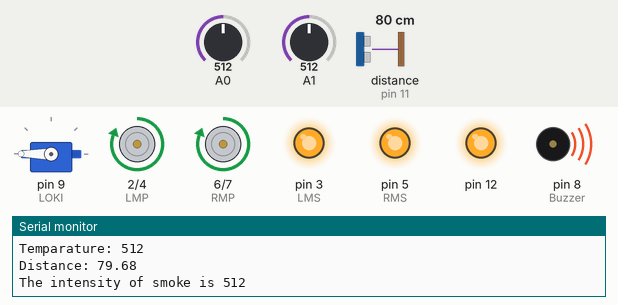
The sketch below on a simulated Arduino Uno, built with avr-gcc and run on an emulated ATmega328P. On the bench: servo, motor-driver pin pairs drawn as motors (green arrow = first pin HIGH = forward, orange = second pin HIGH = backward, longer = more drive), output pins drawn as LEDs (lit = HIGH), buzzer (waves = sounding, pin HIGH), the last lines printed to the serial monitor. Wiring (inferred from the names in the program): ultrasonic range finder: trigger pin 10; echo pin 11. The test bench sets the inputs (shaded band); at power-on: distance to the obstacle (sensor on pin 11) 80 cm, A0 = 512, A1 = 512. The echo pulse lasts 58.3 µs per cm; pins used as bus, display or sensor lines are not drawn.

Above: at 1.2 s.
1.3 s: distance to the obstacle (sensor on pin 11) set to 54 cm
2.8 s: distance to the obstacle (sensor on pin 11) set to 48 cm
At 4.1 s:
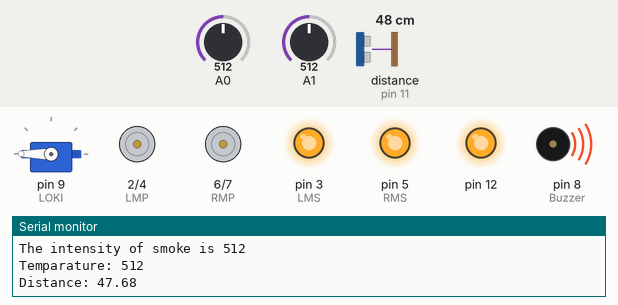
At 5.3 s:
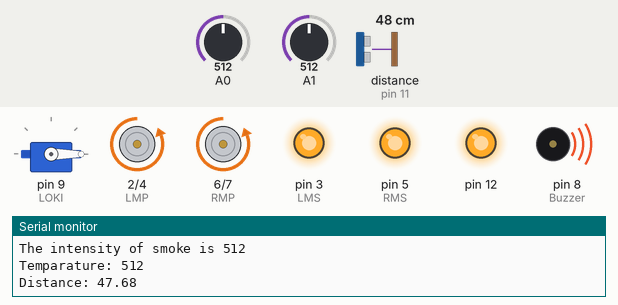
5.8 s: distance to the obstacle (sensor on pin 11) set to 60 cm
At 8.6 s:
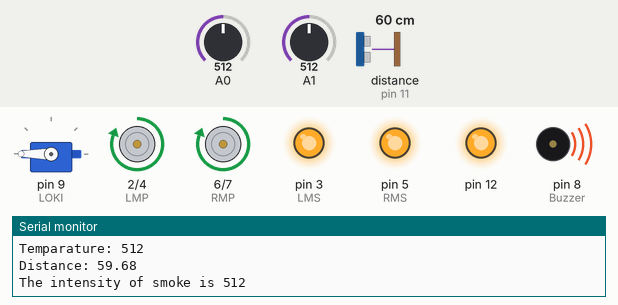
8.8 s: A0 set to 992
10.3 s: A0 set to 1017
11.8 s: distance to the obstacle (sensor on pin 11) set to 2 cm
At 15.3 s:
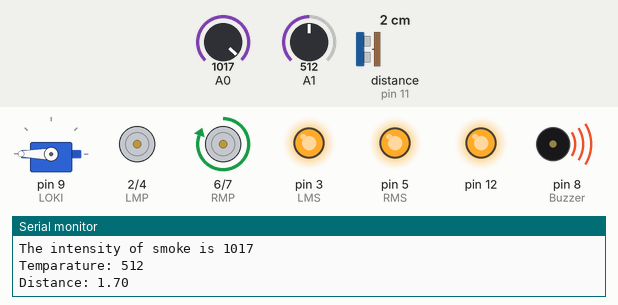
Timing chart, 0 to 15.8 s (numbered marks = the images above; inputs shaded):
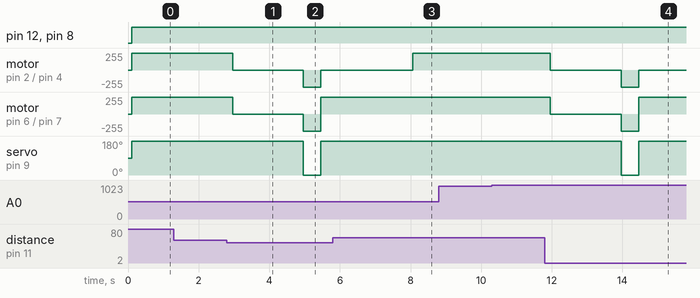

Measured:
- the behaviour switches between 51 and 50 cm on distance to the obstacle (sensor on pin 11) (found by bisection; images 0 and 1)
- after the input at 2.8 s, motor on pin 2 (LMP) / pin 4 (LMN): forward 255/255 → stopped after 0.16 s, → backward 255/255 2.0 s later, → stopped 0.50 s later; motor on pin 6 (RMP) / pin 7 (RMN): forward 255/255 → stopped after 0.16 s, → backward 255/255 2.0 s later, → forward 255/255 0.50 s later
- after the input at 5.8 s, motor on pin 2 (LMP) / pin 4 (LMN): stopped → forward 255/255 after 2.3 s; motor on pin 6 (RMP) / pin 7 (RMN): stays forward 255/255 (without the input it goes to stopped after 2.3 s)
- after the input at 11.8 s, motor on pin 2 (LMP) / pin 4 (LMN): forward 255/255 → stopped after 0.16 s, → backward 255/255 2.0 s later, → stopped 0.50 s later; motor on pin 6 (RMP) / pin 7 (RMN): forward 255/255 → stopped after 0.16 s, → backward 255/255 2.0 s later, → forward 255/255 0.50 s later

The sketch:

autonomous_firefighting_amg_g63_6x61.ino
```cpp
#include <Servo.h>
#define RMS 5    //RMS - RIGHT MOTOR SPEED
#define RMP 6    //RMP - RIGHT MOTOR POSITIVE
#define RMN 7    //RMS - RIGHT MOTOR NEGATIVE
#define LMS 3    //LMS - LEFT MOTOR SPEED
#define LMP 2    //LMP - LEFT MOTOR POSITIVE
#define LMN 4    //LMN - LEFT MOTOR NEGATIVE
#define Buzzer 8


const int trigPin = 10;
const int echoPin = 11;

float duration, distance;
Servo LOKI;
void setup() {
  pinMode(trigPin, OUTPUT);
  pinMode(echoPin, INPUT);
  LOKI.attach(9);
  pinMode(RMS, OUTPUT);
  pinMode(RMP, OUTPUT);
  pinMode(RMN, OUTPUT);
  pinMode(LMS, OUTPUT);
  pinMode(LMP, OUTPUT);
  pinMode(LMN, OUTPUT);
  pinMode(A0,INPUT);
  pinMode(A1,INPUT);
  pinMode(8,OUTPUT);
  pinMode(12,OUTPUT);
  digitalWrite(RMS, HIGH);
  digitalWrite(LMS, HIGH);

  Serial.begin(9600);
}

void loop() {
  sense();
  if(distance>50)
  {
     forward();
     LOKI.write(180);
  }
  else
  {
      stops();
      delay(2000);
      LOKI.write(0);
      backward();
      delay(500);
      LOKI.write(180);
      left();
      delay(2500);
      LOKI.write(180);
  }

  int smoke = analogRead(A0);
  int temp = analogRead(A1);

  Serial.print("The intensity of smoke is ");
  Serial.println(smoke);
  Serial.print("Temparature: ");
  Serial.println(temp);

  if(smoke>360 || temp>240)
  {
    digitalWrite(Buzzer,HIGH);
    digitalWrite(12,HIGH);
  }

  else
  {
    digitalWrite(Buzzer, LOW);
    digitalWrite(12, LOW);
  }
}

void sense() {
  digitalWrite(trigPin, LOW);
  delayMicroseconds(2);
  digitalWrite(trigPin, HIGH);
  delayMicroseconds(10);
  digitalWrite(trigPin, LOW);

  duration = pulseIn(echoPin, HIGH);
  distance = (duration*.0343)/2;
  Serial.print("Distance: ");
  Serial.println(distance);
  delay(100);
}

void forward()
{
  digitalWrite(RMP, HIGH);
  digitalWrite(RMN, LOW);
  digitalWrite(LMP, HIGH);
  digitalWrite(LMN, LOW);
}

void stops()
{
  digitalWrite(RMP, LOW);
  digitalWrite(RMN, LOW);
  digitalWrite(LMP, LOW);
  digitalWrite(LMN, LOW);
}

void backward()
{
  digitalWrite(RMP, LOW);
  digitalWrite(RMN, HIGH);
  digitalWrite(LMP, LOW);
  digitalWrite(LMN, HIGH);
}

void left()
{
  digitalWrite(RMP, HIGH);
  digitalWrite(RMN, LOW);
  digitalWrite(LMP, LOW);
  digitalWrite(LMN, LOW);
}

void right()
{
  digitalWrite(RMP, LOW);
  digitalWrite(RMN, LOW);
  digitalWrite(LMP, HIGH);
  digitalWrite(LMN, LOW);
}
```
